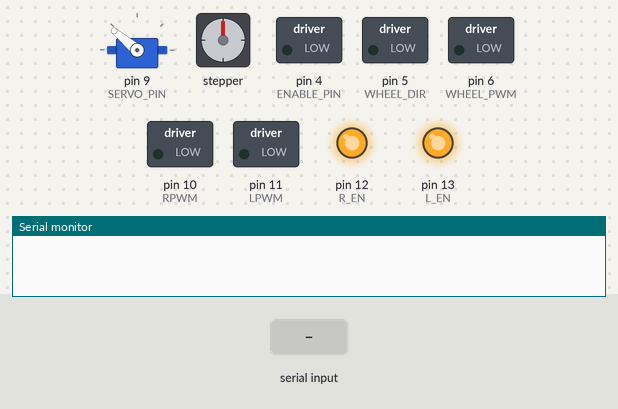
Simulated run of this sketch. Board: Arduino Uno, built with avr-gcc and run on an emulated ATmega328P. Parts: servo, stepper motor, switched loads named in the sketch (green lamp = pin HIGH), output pins drawn as LEDs (lit = HIGH), the last lines printed to the serial monitor. The inputs (shaded band) are chosen by the test bench. Stepper angles assume 200 steps per turn.

Above: at 1.2 s.
1.3 s: "START\n" received over Serial
At 1.45 s:
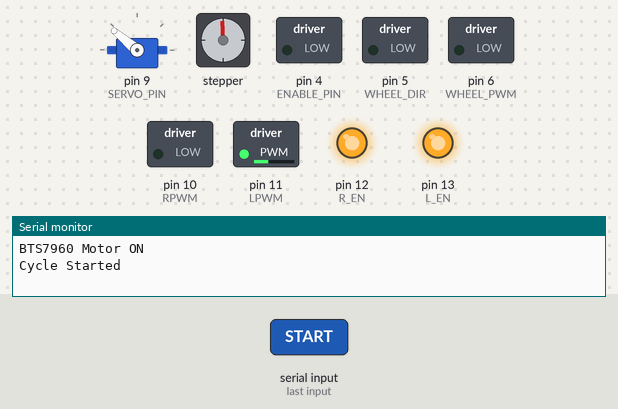
At 2.05 s:
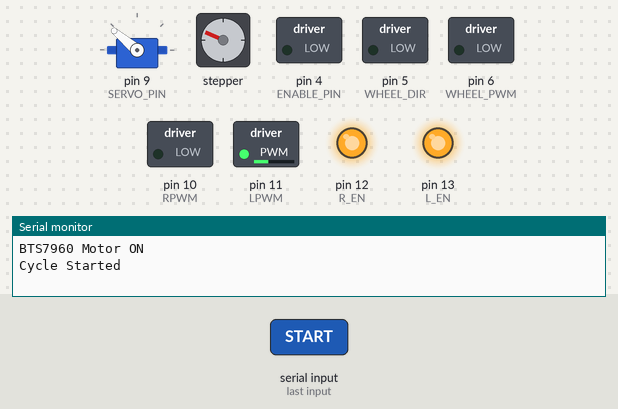
4.3 s: "START\n" received over Serial
At 4.45 s:
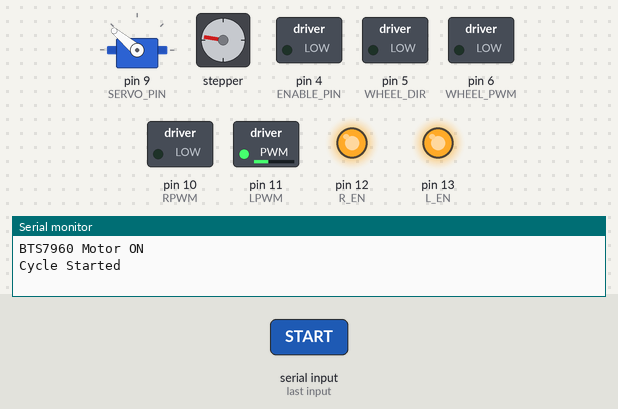
7.3 s: "MARK\n" received over Serial
10.3 s: "MARK\n" received over Serial
Timing chart, 0 to 51.9 s (numbered marks = the images above; inputs shaded):
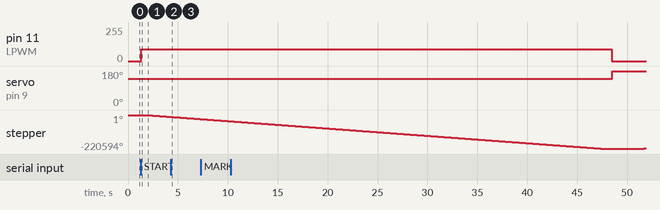

Measured:
- after the input at 1.3 s, pin 11 (LPWM): 0/255 → 90/255 at once; stepper: keeps turning counter-clockwise at about 3985°/s, starting at once

The sketch:

Arduino_Mega_code.ino
```cpp
#include <AccelStepper.h>
#include <Servo.h>

// Pin Definitions
#define STEP_PIN 2
#define DIR_PIN 3
#define ENABLE_PIN 4
#define WHEEL_PWM 6
#define WHEEL_DIR 5
#define SERVO_PIN 9
#define RPWM 10
#define LPWM 11
#define R_EN 12
#define L_EN 13

// Constants
const long MAX_HEIGHT_STEPS = -390000;
const long DELAY_AT_TOP = 5000;
const long DELAY_AT_BOTTOM = 5000;
const int SERVO_BOTTOM_ANGLE = 140;
const int SERVO_TOP_ANGLE = 180;
const int MOTOR_SPEED = 150;
const long TWO_METERS_STEPS = 100000;  // Adjust based on your setup
const long FOUR_METERS_STEPS = 200000;

AccelStepper stepper(AccelStepper::DRIVER, STEP_PIN, DIR_PIN);
Servo myServo;

enum State {
  IDLE,
  MOVING_UP,
  WAITING_AT_TOP,
  MOVING_DOWN,
  WAITING_FOR_MARK,
  MARKED_DELAY,
  MOVING_UP_4M,
  WAITING_AT_4M,
  RETURN_TO_MARK,
  WAITING_TO_RESUME,
  GO_TO_GROUND,
  FINAL_DELAY
};

State state = IDLE;
unsigned long waitStartTime = 0;
long markedPosition = 0;
bool markReceived = false;
bool startReceived = false;

void setup() {
  Serial.begin(9600);

  // Stepper
  pinMode(ENABLE_PIN, OUTPUT);
  digitalWrite(ENABLE_PIN, LOW);
  stepper.setMaxSpeed(100000);
  stepper.setAcceleration(5000);

  // Wheel motor
  pinMode(WHEEL_DIR, OUTPUT);
  pinMode(WHEEL_PWM, OUTPUT);

  // BTS7960
  pinMode(RPWM, OUTPUT);
  pinMode(LPWM, OUTPUT);
  pinMode(R_EN, OUTPUT);
  pinMode(L_EN, OUTPUT);
  digitalWrite(R_EN, HIGH);
  digitalWrite(L_EN, HIGH);

  // Servo
  myServo.attach(SERVO_PIN);
  myServo.write(SERVO_BOTTOM_ANGLE);
}

void loop() {
  // Check for serial command from Jetson
  if (Serial.available()) {
    String command = Serial.readStringUntil('\n');
    command.trim();

    if (command == "START" && !startReceived) {
      startReceived = true;
      state = MOVING_UP;
      stepper.moveTo(MAX_HEIGHT_STEPS);
      startBTS7960Motor();
      myServo.write(SERVO_BOTTOM_ANGLE);
      Serial.println("Cycle Started");
    }

    if (command == "MARK") {
      markReceived = true;
      markedPosition = stepper.currentPosition();
      state = MARKED_DELAY;
      waitStartTime = millis();
      Serial.println("Mark Received");
    }
  }

  switch (state) {
    case MOVING_UP:
      if (stepper.distanceToGo() == 0) {
        stopBTS7960Motor();
        myServo.write(SERVO_TOP_ANGLE);
        waitStartTime = millis();
        state = WAITING_AT_TOP;
        Serial.println("Top Reached");
      }
      break;

    case WAITING_AT_TOP:
      if (millis() - waitStartTime >= DELAY_AT_TOP) {
        stepper.moveTo(0);
        state = MOVING_DOWN;
        Serial.println("DOWN_START");
      }
      break;

    case MOVING_DOWN:
      Serial.println("DOWN_START");  // Signal Jetson to start detection
      state = WAITING_FOR_MARK;
      break;

    case WAITING_FOR_MARK:
      // Wait for Jetson to send "MARK"
      break;

    case MARKED_DELAY:
      if (millis() - waitStartTime >= 2000) {
        stepper.moveTo(markedPosition - TWO_METERS_STEPS);
        startBTS7960Motor();
        myServo.write(SERVO_BOTTOM_ANGLE);
        state = MOVING_UP_4M;
        Serial.println("Moving Up 4M");
      }
      break;

    case MOVING_UP_4M:
      if (stepper.distanceToGo() == 0) {
        waitStartTime = millis();
        myServo.write(SERVO_TOP_ANGLE);
        stopBTS7960Motor();
        state = WAITING_AT_4M;
        Serial.println("At 4M Above Mark");
      }
      break;

    case WAITING_AT_4M:
      if (millis() - waitStartTime >= 2000) {
        stepper.moveTo(markedPosition);
        state = RETURN_TO_MARK;
      }
      break;

    case RETURN_TO_MARK:
      if (stepper.distanceToGo() == 0) {
        waitStartTime = millis();
        Serial.println("RESUME_DETECT");
        state = WAITING_TO_RESUME;
      }
      break;

    case WAITING_TO_RESUME:
      if (millis() - waitStartTime >= 2000) {
        stepper.moveTo(0);
        state = GO_TO_GROUND;
      }
      break;

    case GO_TO_GROUND:
      if (stepper.distanceToGo() == 0) {
        Serial.println("DETECT_STOP");
        waitStartTime = millis();
        runWheelMotor();
        state = FINAL_DELAY;
      }
      break;

    case FINAL_DELAY:
      if (millis() - waitStartTime >= 2000) {
        stopWheelMotor();
      }
      if (millis() - waitStartTime >= DELAY_AT_BOTTOM) {
        stepper.moveTo(MAX_HEIGHT_STEPS);
        myServo.write(SERVO_BOTTOM_ANGLE);
        startBTS7960Motor();
        state = MOVING_UP;
        Serial.println("Restarting Cycle");
      }
      break;

    default:
      break;
  }

  stepper.run();
}

// Motor functions
void startBTS7960Motor() {
  analogWrite(RPWM, 0);
  analogWrite(LPWM, 90);
  Serial.println("BTS7960 Motor ON");
}

void stopBTS7960Motor() {
  analogWrite(RPWM, 0);
  analogWrite(LPWM, 0);
  Serial.println("BTS7960 Motor OFF");
}

void runWheelMotor() {
  digitalWrite(WHEEL_DIR, HIGH);
  analogWrite(WHEEL_PWM, MOTOR_SPEED);
}

void stopWheelMotor() {
  analogWrite(WHEEL_PWM, 0);
}
```
